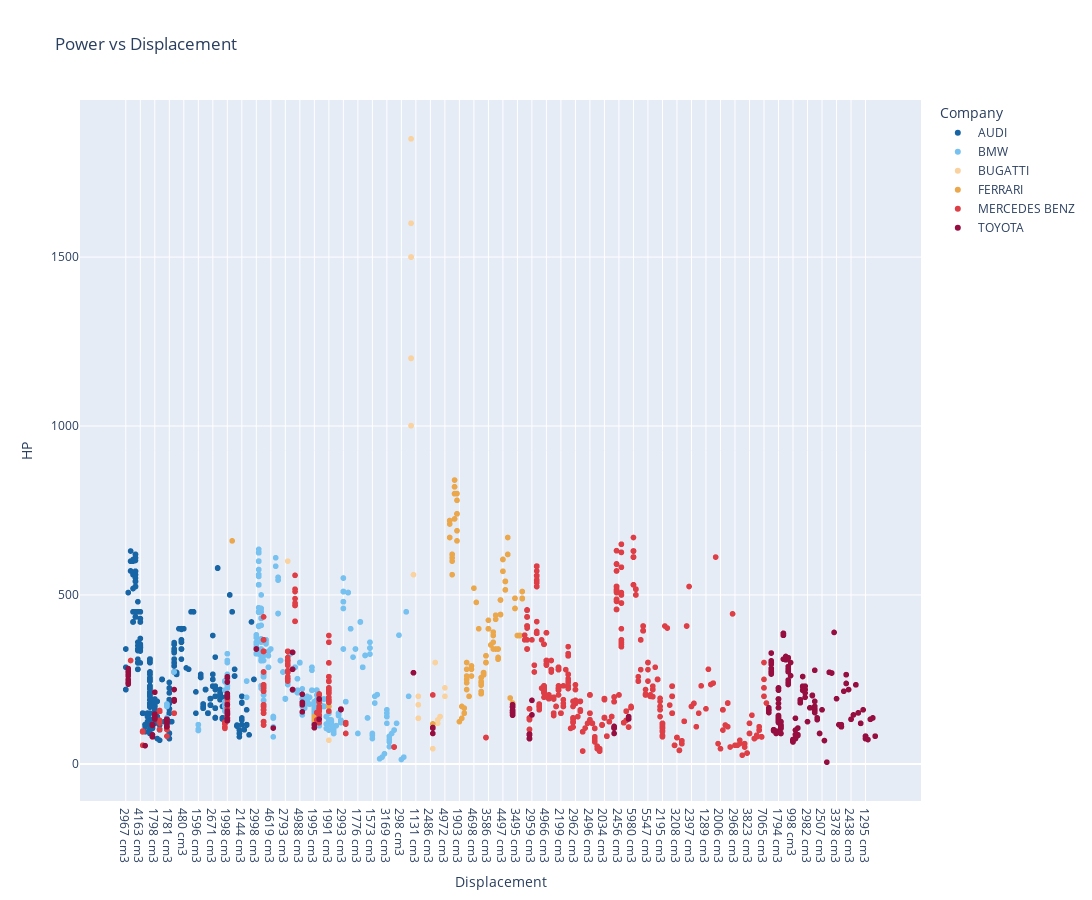

The code cell stored with this chart in its notebook:
### Markdown cell above
## HP vs Cilindrada

### Code cell
#cars['Displacement'] = cars['Displacement'].str.extract(r'(\d+)').astype(float)

cars['Displacement']

#print(cars['Fuel'].value_counts())

#Filter the cars that have the selected fuel type

fuel_type = 'Gasoline'

brands_filter = ['BMW', 'AUDI', 'MERCEDES BENZ', 'TOYOTA', 'BUGATTI', 'FERRARI']

cars_filtered = cars[cars['Fuel'] == fuel_type]

cars_filtered = cars_filtered[cars_filtered['Company'].isin(brands_filter)]

fig = px.scatter(cars_filtered,
                x='Displacement',
                y='HP',
                title='Power vs Displacement',
                color='Company',
                color_discrete_sequence=line_colors,
                hover_name="Model",
                hover_data=['Company', 'Production years', 'Specification summary'],
                width=1200,
                height=900,
                )



fig.show()

### Figure 1 — Plotly figure (JSON) as saved in the notebook; plotly's stock layout.template omitted (floating-point values rounded to 4 significant figures; data arrays with more than 128 entries replaced by an {"elided": "..."} marker saying what was removed)
{"data": [{"customdata": {"elided": "1137x3 str values"}, "hovertemplate": "<b>%{hovertext}</b><br><br>Company=%{customdata[0]}<br>Displacement=%{x}<br>HP=%{y}<br>Production years=%{customdata[1]}<br>Specification summary=%{customdata[2]}<extra></extra>", "hovertext": {"elided": "1137 str values"}, "legendgroup": "AUDI", "marker": {"color": "#1865A5", "symbol": "circle"}, "mode": "markers", "name": "AUDI", "showlegend": true, "type": "scattergl", "x": {"elided": "1137 str values"}, "xaxis": "x", "y": {"elided": "1137 float values"}, "yaxis": "y"}, {"customdata": {"elided": "1342x3 str values"}, "hovertemplate": "<b>%{hovertext}</b><br><br>Company=%{customdata[0]}<br>Displacement=%{x}<br>HP=%{y}<br>Production years=%{customdata[1]}<br>Specification summary=%{customdata[2]}<extra></extra>", "hovertext": {"elided": "1342 str values"}, "legendgroup": "BMW", "marker": {"color": "#76C1EF", "symbol": "circle"}, "mode": "markers", "name": "BMW", "showlegend": true, "type": "scattergl", "x": {"elided": "1342 str values"}, "xaxis": "x", "y": {"elided": "1342 float values"}, "yaxis": "y"}, {"customdata": [["BUGATTI", "2020, 2021, 2022, 2023", "8.0L W16 7AT (1600 HP)"], ["BUGATTI", "2020, 2021, 2022, 2023", "8.0L W16 7AT AWD (1500 HP)"], ["BUGATTI", "2018, 2019, 2020, 2021, 2022, 2023", "8.0L W16 7AT (1500 HP)"], ["BUGATTI", "2016, 2017, 2018, 2019, 2020, 2021, 2022", "8.0 W16 (1,500 HP)"], ["BUGATTI", "2019, 2020, 2021, 2022, 2023", "8.0L (1500 HP)"], ["BUGATTI", "2022, 2023", "8.0L W16 7AT AWD (1850 HP)"], ["BUGATTI", "2019, 2020, 2021, 2022, 2023", "8.0L W16 7AT (1600 HP)"], ["BUGATTI", "2018, 2019, 2020, 2021, 2022, 2023", "8.0L W16 (1500 HP)"], ["BUGATTI", "1992, 1993, 1994, 1995", "3.5L 6MT (600 HP)"], ["BUGATTI", "1991, 1992, 1993, 1994, 1995", "3.5L V12 6MT AWD (560 HP)"], ["BUGATTI", "1908, 1909", "1.1"], ["BUGATTI", "1951, 1952, 1953, 1954, 1955, 1956", "3.3"], ["BUGATTI", "1912, 1913, 1914", "5.0"], ["BUGATTI", "1911", "0.85"], ["BUGATTI", "1900, 1901", "3.1"], ["BUGATTI", "1913, 1914", "1.4"], ["BUGATTI", "1955, 1956", "2.5"], ["BUGATTI", "1922, 1923, 1924, 1925, 1926", "2.0"], ["BUGATTI", "1926, 1927", "2.0"], ["BUGATTI", "1926, 1927, 1928, 1929, 1930", "1.5"], ["BUGATTI", "1929, 1930, 1931, 1932, 1933", "12.7"], ["BUGATTI", "1931, 1932", "2.3"], ["BUGATTI", "1929, 1930, 1931, 1932, 1933, 1934, 1935, 1936", "5.4"], ["BUGATTI", "1930, 1931, 1932, 1933, 1934", "3.3"], ["BUGATTI", "1903", "12.9"], ["BUGATTI", "1930, 1931, 1932, 1933, 1934", "5.0"], ["BUGATTI", "1930, 1931, 1932, 1933, 1934", "5.0"], ["BUGATTI", "1932, 1933, 1934, 1935", "2.3"], ["BUGATTI", "1937, 1938", "3.3"], ["BUGATTI", "1936, 1937, 1938", "3.3"], ["BUGATTI", "1934, 1935, 1936, 1937, 1938, 1939, 1940", "3.3"], ["BUGATTI", "1939", "4.4"], ["BUGATTI", "2012, 2013, 2014, 2015", "8.0 W16 7AT (1200 HP)"], ["BUGATTI", "2010, 2011", "8.0L W16 7AT (1201 HP)"], ["BUGATTI", "2009, 2010, 2011, 2012, 2013, 2014, 2015", "8.0L W16 7AT (1001 HP)"], ["BUGATTI", "2005, 2006, 2007, 2008, 2009, 2010, 2011", "8.0L W16 7AT (1001 HP)"]], "hovertemplate": "<b>%{hovertext}</b><br><br>Company=%{customdata[0]}<br>Displacement=%{x}<br>HP=%{y}<br>Production years=%{customdata[1]}<br>Specification summary=%{customdata[2]}<extra></extra>", "hovertext": ["BUGATTI Chiron Super Sport 300+ (2020-Present)", "2020 Bugati Chiron Pur Spot", "BUGATTI Chiron Sport (2018-Present)", "2016 Bugatti Chiron", "BUGATTI La Voiture Noire (2019-Present)", "2022 Bugatti Bolide", "BUGATTI Centodieci (2019-Present)", "BUGATTI Divo (2018-Present)", "BUGATTI EB 110 SS (1992-1995)", "BUGATTI EB 110 GT (1991-1995)", "BUGATTI Type 10 (1908-1909)", "BUGATTI Type 101 (1951-1956)", "BUGATTI Type 18 (1912-1914)", "1911 Bugatti Type 19 Bebe", "BUGATTI Type 2 (1900-1901)", "BUGATTI Type 23 (1913-1914)", "BUGATTI Type 251 (1955-1956)", "BUGATTI Type 30 (1922-1926)", "BUGATTI Type 38 (1926-1927)", "BUGATTI Type 40 (1926-1930)", "BUGATTI Type 41 Royale (1929-1933)", "BUGATTI Type 43 A (1931-1932)", "BUGATTI Type 46 (1929-1936)", "BUGATTI Type 49 (1930-1934)", "BUGATTI Type 5 (1903)", "BUGATTI Type 50 (1930-1934)", "1930 Bugatti Type 50 T", "BUGATTI Type 55 (1932-1935)", "BUGATTI Type 57 SC (1937-1938)", "BUGATTI Type 57 S (1936-1938)", "BUGATTI Type 57 (1934-1940)", "BUGATTI Type 64 (1939)", "BUGATTI Veyron Grand Sport Vitesse (2012-2015)", "BUGATTI Veyron Super Sport (2010-2011)", "BUGATTI Veyron Grand Sport (2009-2015)", "BUGATTI Veyron (2005-2011)"], "legendgroup": "BUGATTI", "marker": {"color": "#f9d29f", "symbol": "circle"}, "mode": "markers", "name": "BUGATTI", "showlegend": true, "type": "scattergl", "x": ["7993 cm3", "7993 cm3", "7993 cm3", "7993 cm3", null, "7993 cm3", null, "7993 cm3", "3498 cm3", "3500 cm3", "1131 cm3", "3257 cm3", "5026 cm3", "855 cm3", "3054 cm3", "1368 cm3", "2486 cm3", "1991 cm3", "1991 cm3", "1496 cm3", "12736 cm3", "2262 cm3", "5359 cm3", "3257 cm3", "12867 cm3", "4972 cm3", "4972 cm3", "2262 cm3", "3257 cm3", "3257 cm3", "3257 cm3", "4432 cm3", "7993 cm3", "7993 cm3", "7993 cm3", "7993 cm3"], "xaxis": "x", "y": [1600, 1500, 1500, 1500, 1500, 1850, 1600, 1500, 600, 560, null, 135, null, null, null, null, null, 70, null, 45, 300, 120, 140, null, null, 225, 200, 130, 200, 175, 135, null, 1200, 1201, 1001, 1001], "yaxis": "y"}, {"customdata": {"elided": "140x3 str values"}, "hovertemplate": "<b>%{hovertext}</b><br><br>Company=%{customdata[0]}<br>Displacement=%{x}<br>HP=%{y}<br>Production years=%{customdata[1]}<br>Specification summary=%{customdata[2]}<extra></extra>", "hovertext": {"elided": "140 str values"}, "legendgroup": "FERRARI", "marker": {"color": "#EBA74C", "symbol": "circle"}, "mode": "markers", "name": "FERRARI", "showlegend": true, "type": "scattergl", "x": {"elided": "140 str values"}, "xaxis": "x", "y": {"elided": "140 float values"}, "yaxis": "y"}, {"customdata": {"elided": "1434x3 str values"}, "hovertemplate": "<b>%{hovertext}</b><br><br>Company=%{customdata[0]}<br>Displacement=%{x}<br>HP=%{y}<br>Production years=%{customdata[1]}<br>Specification summary=%{customdata[2]}<extra></extra>", "hovertext": {"elided": "1434 str values"}, "legendgroup": "MERCEDES BENZ", "marker": {"color": "#DE3F47", "symbol": "circle"}, "mode": "markers", "name": "MERCEDES BENZ", "showlegend": true, "type": "scattergl", "x": {"elided": "1434 str values"}, "xaxis": "x", "y": {"elided": "1434 float values"}, "yaxis": "y"}, {"customdata": {"elided": "648x3 str values"}, "hovertemplate": "<b>%{hovertext}</b><br><br>Company=%{customdata[0]}<br>Displacement=%{x}<br>HP=%{y}<br>Production years=%{customdata[1]}<br>Specification summary=%{customdata[2]}<extra></extra>", "hovertext": {"elided": "648 str values"}, "legendgroup": "TOYOTA", "marker": {"color": "#950E3F", "symbol": "circle"}, "mode": "markers", "name": "TOYOTA", "showlegend": true, "type": "scattergl", "x": {"elided": "648 str values"}, "xaxis": "x", "y": {"elided": "648 float values"}, "yaxis": "y"}], "layout": {"height": 900, "legend": {"title": {"text": "Company"}, "tracegroupgap": 0}, "title": {"text": "Power vs Displacement"}, "width": 1200, "xaxis": {"anchor": "y", "domain": [0, 1], "title": {"text": "Displacement"}}, "yaxis": {"anchor": "x", "domain": [0, 1], "title": {"text": "HP"}}}}
